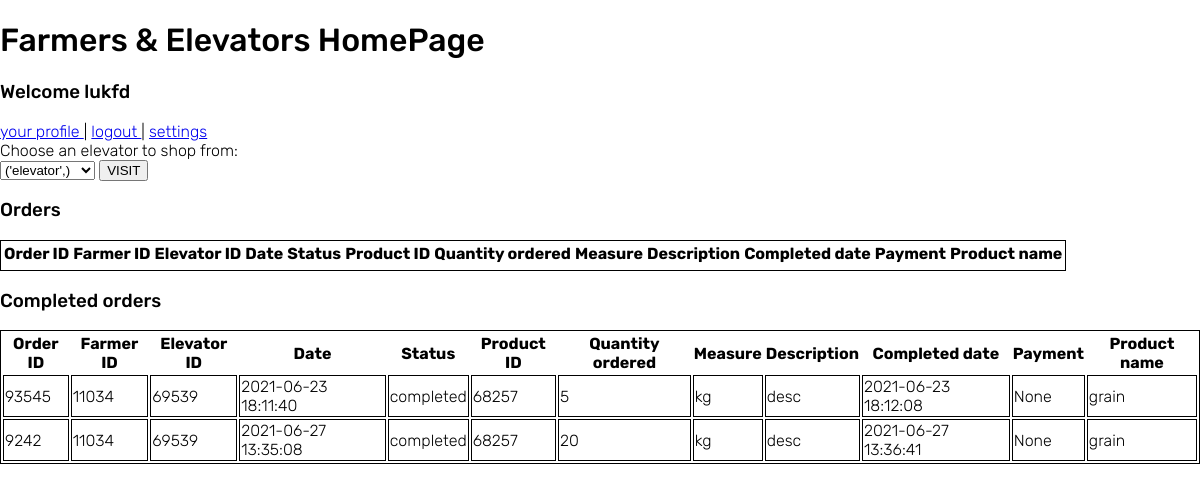
Page /home (signed in) on the committed database.
### tables this page shows
CREATE TABLE orders(order_id int, farmer_id int, elevator_id int, date date, status varchar(255), product_id int, quantity_int int, quantity_type varchar(50), description text, completed_date date, payment varchar(255), product_name text);

### app.py (the view)
@app.route('/home')
def homepage():
    if 'username' in session:
        if session["elevator"] == True:
            orders = elevatorGetOrders(session["user_id"])
            return render_template('home-elevator.html', username=session["username"], id=session["user_id"], orders=orders)
        else:
            elevators = getElevatorArray()
            orders = farmerGetOrders(session["user_id"])
            return render_template('home-farmer.html', username=session["username"], id=session["user_id"], elevators=elevators, orders=orders)
    else:
        return redirect("/", code=302)

### helper.py (called while the page is built)
def farmerGetOrders(farmer_id):
    con = lite.connect('base.db')
    cur = con.cursor()
    cur.execute(f"SELECT * from orders WHERE farmer_id='{farmer_id}';")
    result = cur.fetchall()
    if not result:
        result = []
    else:
        result = ['' if x is None else x for x in result]
    cur.close()
    return result

def getElevatorArray():
    con = lite.connect('base.db')
    cur = con.cursor()
    cur.execute(f"SELECT username from elevators;")
    elevators = cur.fetchall()
    if not elevators:
        elevators = []
    cur.close()
    return elevators

### templates/home-farmer.html (shortened to what this page needs)
<!doctype html>
<head>
  <link rel= "stylesheet" type= "text/css" href= "{{ url_for('static', filename='main.css') }}">
</head>
<h1>Farmers & Elevators HomePage</h1>
<nav>
  <h3>Welcome {{username}}</h3>
  <a href="{{ url_for('profile', id = id)}}">your profile </a>|
  <a href="/logout">logout </a>|
  <a href="/settings-farmer">settings</a>
</nav>
<nav>
  <label>Choose an elevator to shop from:</label>
  <form action="{{ url_for('shop')}}">
    <select name="name">
      {% for elevator in elevators %}
        <option value={{elevator}}>{{elevator}}</option>
      {% endfor %}
    </select>
    <button type="submit">VISIT</button>
  </form>
</nav>
<div>
  <h3>Orders</h3>
  <table style="border: 1px solid;">
    <thead>
      <tr>
        <th>Order ID</th>
        <th>Farmer ID</th>
        <th>Elevator ID</th>
        <th>Date</th>
        <th>Status</th>
        <th>Product ID</th>
        <th>Quantity ordered</th>
        <th>Measure</th>
        <th>Description</th>
        <th>Completed date</th>
        <th>Payment</th>
        <th>Product name</th>
      </tr>
    </thead>
  </table>
</div>
<div>
  <h3>Completed orders</h3>
  <table style="border: 1px solid;">
    <thead>
      <tr>
        <th>Order ID</th>
        <th>Farmer ID</th>
        <th>Elevator ID</th>
        <th>Date</th>
        <th>Status</th>
        <th>Product ID</th>
        <th>Quantity ordered</th>
        <th>Measure</th>
        <th>Description</th>
        <th>Completed date</th>
        <th>Payment</th>
        <th>Product name</th>
      </tr>
    </thead>
    {% for order in orders %}
      <tr>
        {% if order[4] != 'to process'%}
          {% for i in order %}
            <td style="border: 1px solid;">{{i}}</td>
          {% endfor %}
        {% endif %}
      </tr>
    {% endfor %}
  </table>
</div>

### static/css/main.css (style rules this page uses)
h1, h2, h3, h4, h5, h6 { font-family: 'Rubik', sans-serif; font-weight: 500; }

### rows in the picture
orders: order "93545", farmer "11034", elevator "69539", date "2021-06-23 18:11:40", status "completed", product "68257", order "5" "None", quantity_type "kg", description "desc", completed_date "2021-06-23 18:12:08", product_name "grain"
orders: order "9242", farmer "11034", elevator "69539", date "2021-06-27 13:35:08", status "completed", product "68257", order "20" "None", quantity_type "kg", description "desc", completed_date "2021-06-27 13:36:41", product_name "grain"

### other values in the picture
{{ username }} "lukfd"
form field name "('elevator',)"
